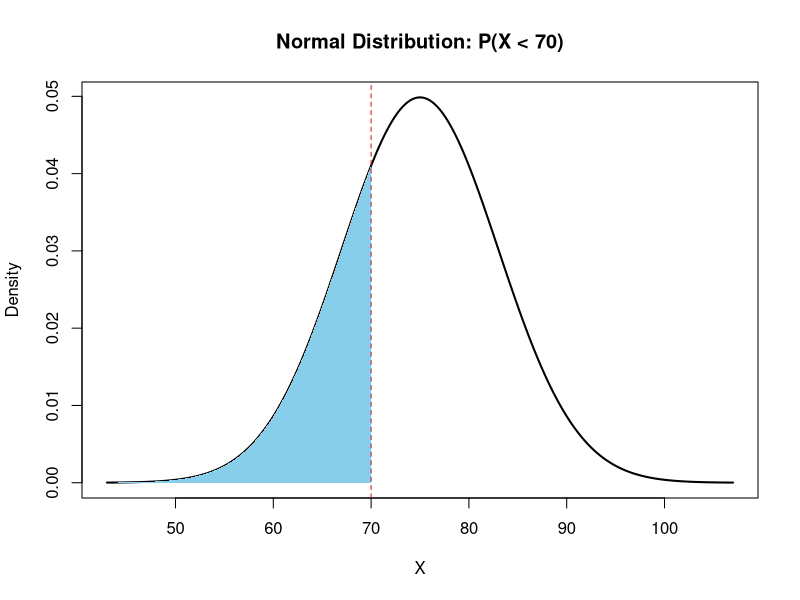
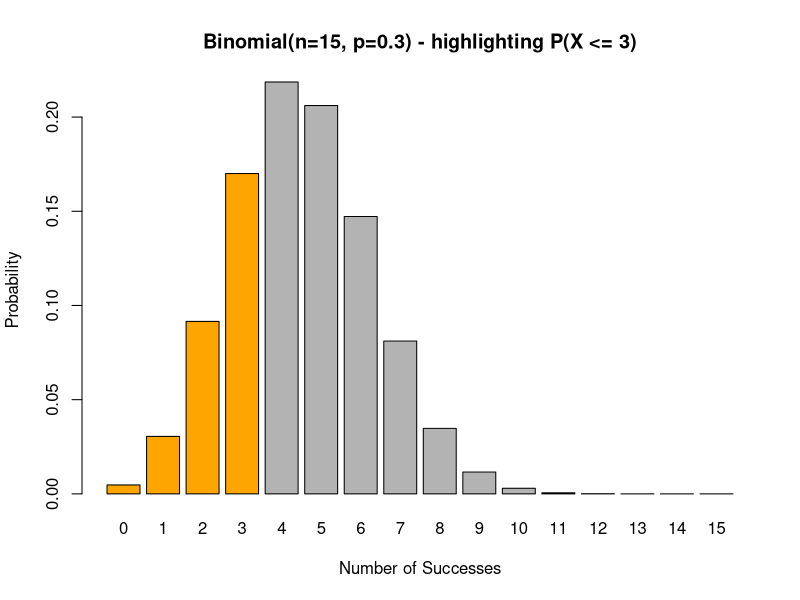

The R script that drew these images, in order:

# --- continuous example: shade the area under a normal curve ---
# P(X < 70) for a normal distribution with mean 75, sd 8
mean_val <- 75
sd_val <- 8
x_vals <- seq(mean_val - 4 * sd_val, mean_val + 4 * sd_val, length.out = 300)
y_vals <- dnorm(x_vals, mean = mean_val, sd = sd_val)

plot(x_vals, y_vals, type = "l", lwd = 2, col = "black",
     main = "Normal Distribution: P(X < 70)", xlab = "X", ylab = "Density")

# shade the region below 70 using polygon()
shade_x <- x_vals[x_vals <= 70]
shade_y <- y_vals[x_vals <= 70]
polygon(c(shade_x, 70, min(shade_x)), c(shade_y, 0, 0), col = "skyblue", border = NA)
abline(v = 70, col = "red", lty = 2)

p_below_70 <- pnorm(70, mean = mean_val, sd = sd_val)
cat("P(X < 70) =", round(p_below_70, 4), "\n")

# --- discrete example: bar chart of a binomial probability mass function ---
n <- 15
p <- 0.3
x_binom <- 0:n
probs <- dbinom(x_binom, size = n, prob = p)

bar_colors <- ifelse(x_binom <= 3, "orange", "gray70")  # highlight P(X <= 3)
barplot(probs, names.arg = x_binom, col = bar_colors,
        main = paste0("Binomial(n=", n, ", p=", p, ") - highlighting P(X <= 3)"),
        xlab = "Number of Successes", ylab = "Probability")

p_le_3 <- pbinom(3, size = n, prob = p)
cat("P(X <= 3) =", round(p_le_3, 4), "\n")
